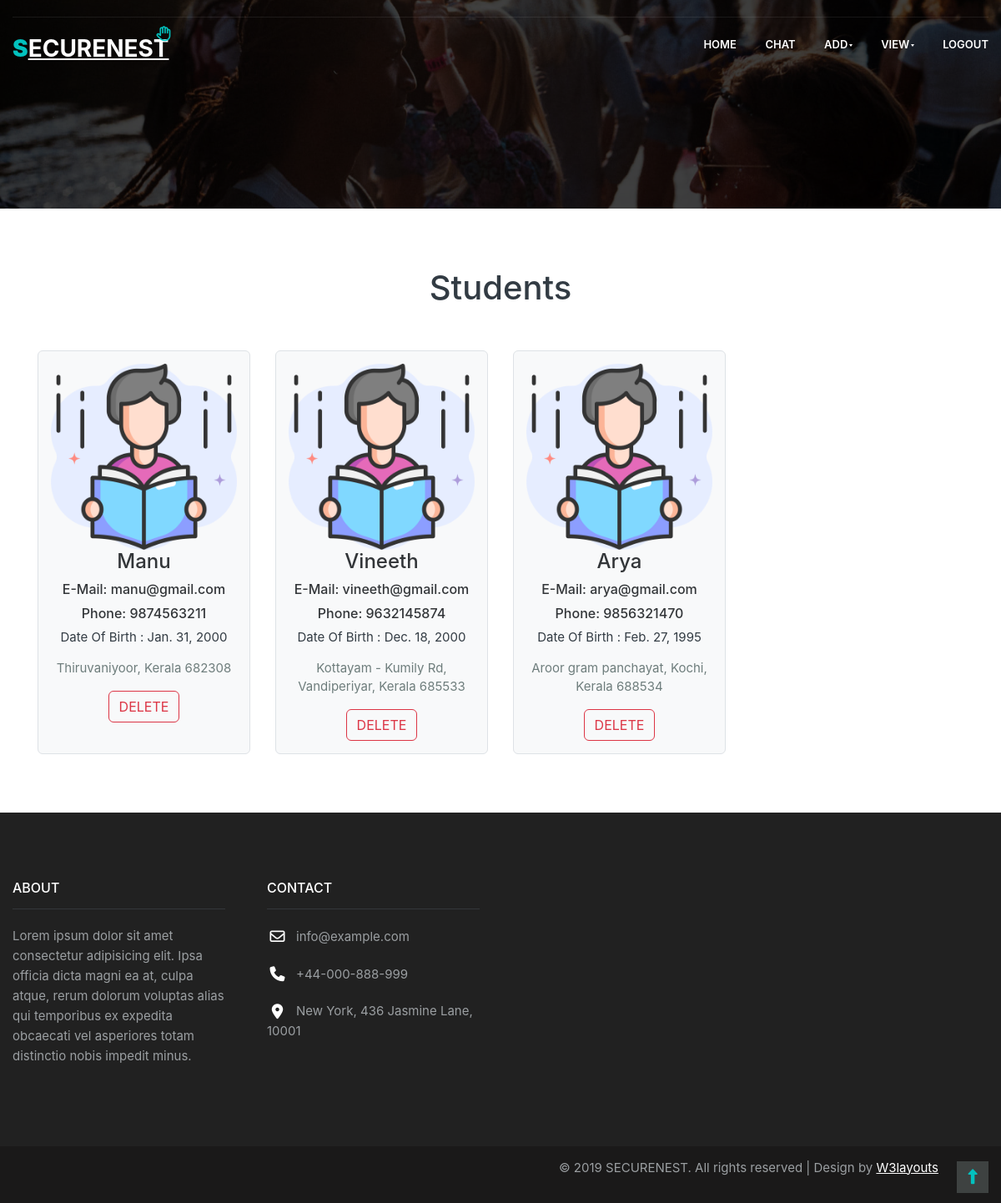
The page /viewChild/ on the database its author committed.
### SecureNestApp/models.py (models this page shows, shortened)
class Child(models.Model):
    name = models.CharField(max_length=100)
    email = models.EmailField(max_length=100)
    phone = models.IntegerField()
    dob = models.DateField()
    gender = models.CharField(max_length=100)
    school = models.ForeignKey(School, on_delete=models.CASCADE, null=True)
    address = models.CharField(max_length=300)
    loginid = models.ForeignKey(Login, on_delete=models.CASCADE, null=True)

### SecureNestApp/views.py (the view)
# urls.py: path("viewChild/", views.viewChild),
def viewChild(request):
    childData = Child.objects.exclude(name="Admin")
    return render(request, "ADMIN/viewChild.html", {"childData": childData})

### templates/ADMIN/viewChild.html
{% extends "ADMIN/adminBase.html" %}
{% load static %}
{% block header %}
<link href="https://cdn.jsdelivr.net/npm/bootstrap@5.2.3/dist/css/bootstrap.min.css" rel="stylesheet">
<section class="w3l-team-main-6">
	<div class="team-content">
		<div class="wrapper">
			<h3 class="hny-title text-center">Students</h3>
			<div class="d-grid grid-col-4 text-center">
				{% for i in childData %}
				<div class="team-main-6 border rounded bg-light" style="padding: 15px;">
					<div class="column-8">
						<a href="team-single.html"><img class="img-responsive"
								src="{% static 'assets/images/study.png' %}" alt=" "></a>
					</div>
					<div class="right-team-9">
						<h4>{{i.name}}</h4>
						<h6>E-Mail: {{i.email}}</h6>
						<h6>Phone: {{i.phone}}</h6>
						<p class="sm-text-32">Date Of Birth : <span>{{i.dob}}</span></p>
						<p class="sub-paragraph midd-para-team">{{i.address}}
						</p>
						<a href="/deleteChild?id={{i.id}}" class="btn btn-outline-danger">DELETE</a>
					</div>
				</div>
				{% endfor %}
			</div>
		</div>
	</div>
</section>
{% endblock %}

### templates/ADMIN/adminBase.html (style rules this page uses)
* { box-sizing: border-box; font-family: -apple-system, BlinkMacSystemFont, "Segoe UI", Roboto, Oxygen-Sans, Ubuntu, Cantarell, "Helvetica Neue", sans-serif; }

### rows shown on the page
Child: name "Manu", email "manu@gmail.com", phone "9874563211", dob "Jan. 31, 2000", address "Thiruvaniyoor, Kerala 682308"
Child: name "Vineeth", email "vineeth@gmail.com", phone "9632145874", dob "Dec. 18, 2000", address "Kottayam - Kumily Rd, Vandiperiyar, Kerala 685533"
Child: name "Arya", email "arya@gmail.com", phone "9856321470", dob "Feb. 27, 1995", address "Aroor gram panchayat, Kochi, Kerala 688534"
